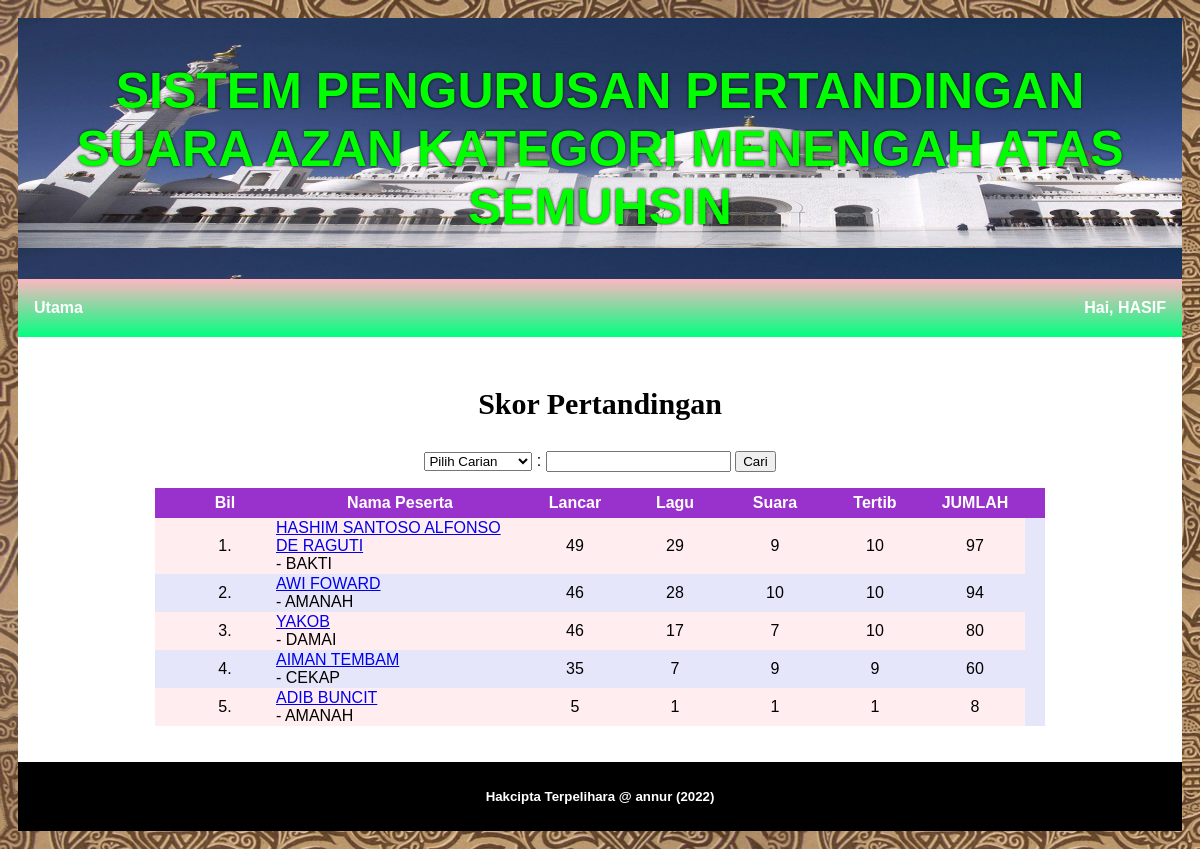
The app's page /annur/skor.php (signed in) with its own data.
### tables this page shows
CREATE TABLE `hakim` (
  `login_id` varchar(8) NOT NULL,
  `login_pwd` varchar(255) NOT NULL,
  `nama` varchar(255) NOT NULL
);

CREATE TABLE `skor` (
  `id` int(3) NOT NULL,
  `lancar` int(2) NOT NULL,
  `lagu` int(2) NOT NULL,
  `suara` int(2) NOT NULL,
  `tertib` int(2) NOT NULL,
  `nokp_peserta` varchar(12) NOT NULL,
  `login_id` varchar(8) NOT NULL
);

CREATE TABLE `peserta` (
  `nokp_peserta` varchar(12) NOT NULL,
  `nama_peserta` varchar(255) NOT NULL,
  `no_telefon` varchar(11) NOT NULL,
  `kod_kelas` varchar(7) NOT NULL
);

CREATE TABLE `kelas` (
  `kod_kelas` varchar(7) NOT NULL,
  `nama_kelas` varchar(255) NOT NULL
);

### annur/session.php (called while the page is built, shortened)
<?php
include ('db_conn.php');
$id = $_SESSION['id'];
$kat = $_SESSION['kategori'];
if ($kat == "U") {
  $jadual = "urusetia";
} else {
  $jadual = "hakim"; }
$mysql = mysqli_query($conn, "SELECT * FROM $jadual WHERE login_id='$id'");
$row = mysqli_fetch_array($mysql);
$nama = $row['nama'];
$id = $row['login_id'];
?>

### annur/skor.php (the view, shortened to what this page needs)
<?php
include ("header.php");
include ("nav.php");
?>
<html>
<head>
</head>
<body>
<div id="mainbody">
    <div id="tajuk"><p>Skor Pertandingan</p></div>
<form action="" method="post">
<p><center>
   <select name="kategori">
        <option>Pilih Carian</option>
   </select>
 : <input type="text" name="carian">
<input type="submit" value="Cari" name="cari">
</p><center>
</form>
<?php
if(isset($_POST['cari']) && !empty($_POST['carian']))
{
  switch ($_POST["kategori"])
  {
  case "kelas":
  $query = "SELECT *,
            SUM(lancar + lagu + suara + tertib)
			    AS jumlah
		    FROM skor
			   INNER JOIN peserta USING (nokp_peserta)
			   INNER JOIN kelas USING (kod_kelas)
			   INNER JOIN hakim USING (login_id)
			WHERE nama_kelas LIKE '%$_POST[carian]%'
			      AND login_id = '$id'
		    GROUP BY id
			ORDER BY jumlah DESC";
  break;
  default:
  $query = "SELECT *,
            SUM(lancar + lagu + suara + tertib)
			    AS jumlah
		    FROM skor
			   INNER JOIN peserta USING (nokp_peserta)
			   INNER JOIN kelas USING (kod_kelas)
			   INNER JOIN hakim USING (login_id)
			WHERE nama_peserta LIKE '%$_POST[carian]%'
			      AND login_id = '$id'
		    GROUP BY id
			ORDER BY jumlah DESC";
  }
} else {
  $query = "SELECT *,
            SUM(lancar + lagu + suara + tertib)
			    AS jumlah
		    FROM skor
			   INNER JOIN peserta USING (nokp_peserta)
			   INNER JOIN kelas USING (kod_kelas)
			   INNER JOIN hakim USING (login_id)
			WHERE login_id = '$id'
		    GROUP BY id
			ORDER BY jumlah DESC";
}
$mysql = $query;
$result = mysqli_query($conn, $mysql) or die(mysql_error());
$bil = 0;
if (mysqli_num_rows($result) > 0)
{
	echo "<table border='0'>";
	echo "<col width='20'>";
	echo "<col width='100'>";
	echo "<col width='250'>";
	echo "<col width='100'>";
	echo "<col width='100'>";
	echo "<col width='100'>";
	echo "<col width='100'>";
	echo "<col width='100'>";
	echo "<col width='20'>";
	echo "<tr>";
	echo "<th></th>";
	echo "<th>Bil</th>";
	echo "<th>Nama Peserta</th>";
	echo "<th>Lancar</th>";
	echo "<th>Lagu</th>";
	echo "<th>Suara</th>";
	echo "<th>Tertib</th>";
	echo "<th>JUMLAH</th>";
	echo "<th></th>";
	echo "</tr>";
	while($row = mysqli_fetch_assoc($result))
	{
	$bil++;
	echo "<tr height='10'>";
	echo "<td></td>";
	echo "<td>".$bil.".</td>";
	echo "<td><a href='edit_skor.php?ids=".$row['id']."'>
	           ".$row['nama_peserta']."</a><br>
			   - ".$row['nama_kelas']."</td>";
	echo "<td>".$row['lancar']."</td>";
	echo "<td>".$row['lagu']."</td>";
	echo "<td>".$row['suara']."</td>";
	echo "<td>".$row['tertib']."</td>";
	echo "<td>".$row['jumlah']."</td>";
	echo "</tr>";
	}
	echo "</table>";
}
else { echo "<center>Tiada rekod</center>"; }
?>
</div>
<?php
include ("footer.php");
?>
</body>
</html>

### annur/nav.php (shortened to what this page needs)
<?php
include('session.php');
?>
<html>
<head>
</head>
<body>
<?php
if ($kat == "U")
{
    $link ='<a href="skor_semua.php">';
	$menu1='<a href="borang_hakim.php">Senarai Hakim</a>';
	$menu2='<a href="senarai_peserta.php">Senarai Peserta</a>';
	$menu3='<a href="kelas.php">kelas</a>';
	$menu4='<a href="skor_semua.php">Skor Peserta</a>';
}
else
{
	$link ='<a href="skor_semua.php">';
}
?>
<ul>
  <li><?php echo $link; ?>Utama</a></li>
  <li class="dropdown">
  <a href="#" class="dropbtn">Hai, <?php echo $nama; ?></a>
  </li>
</ul>
</body>
</html>

### annur/nav.php (style rules this page uses)
ul { list-style-type: none; margin: 0; padding: 0; overflow: hidden; background-color: #FFB6C1; background-image: -webkit-linear-gradient(top, #FFB6C1, #00FF7F); background-image: -moz-linear-gradient(top, #FFB6C1, #00FF7F); background-image: -ms-linear-gradient(top, #FFB6C1, #00FF7F); background-image: -o-linear-gradient(top, #FFB6C1, #00FF7F); background-image: linear-gradient(to bottom, #FFB6C1, #00FF7F); }
li { float: left; }
li a, .dropbtn { display: inline-block; color: white; text-align: center; padding: 20px 16px; text-decoration: none; font-weight: bold; }
li.dropdown { display: inline-block; float:right; }
a { font-family: 'Trebuchet MS', sans-serif; }

### annur/skor.php (style rules this page uses)
#mainbody { background-color: white; padding: 20px; }
#tajuk { font-size: 30px; font-family: Tw Cen MT Condensed; font-weight: bold; text-align: center; }
table { margin-left: auto; margin-right: auto; border-collapse: collapse; margin: auto; background-color: lavender; }
td { text-align: left; height: 30px; }
tr:nth-child(even) { background-color: #ffedf0; }
tr td { text-align: center; }
tr td:nth-child(3) { text-align: left; }
th { height: 30px; text-align: center; font-weight: bold; color: white; background-color: darkorchid; }

### records on screen
hakim: nama "HASIF"
skor: nokp_peserta.nama_peserta "HASHIM SANTOSO ALFONSO DE RAGUTI", kelas.nama_kelas "BAKTI", lancar "49", lagu "29", suara "9", tertib "10", jumlah "97"
skor: nokp_peserta.nama_peserta "AWI FOWARD", kelas.nama_kelas "AMANAH", lancar "46", lagu "28", suara "10", tertib "10", jumlah "94"
skor: nokp_peserta.nama_peserta "YAKOB", kelas.nama_kelas "DAMAI", lancar "46", lagu "17", suara "7", tertib "10", jumlah "80"
skor: nokp_peserta.nama_peserta "AIMAN TEMBAM", kelas.nama_kelas "CEKAP", lancar "35", lagu "7", suara "9", tertib "9", jumlah "60"
skor: nokp_peserta.nama_peserta "ADIB BUNCIT", kelas.nama_kelas "AMANAH", lancar "5", lagu "1", suara "1", tertib "1", jumlah "8"
